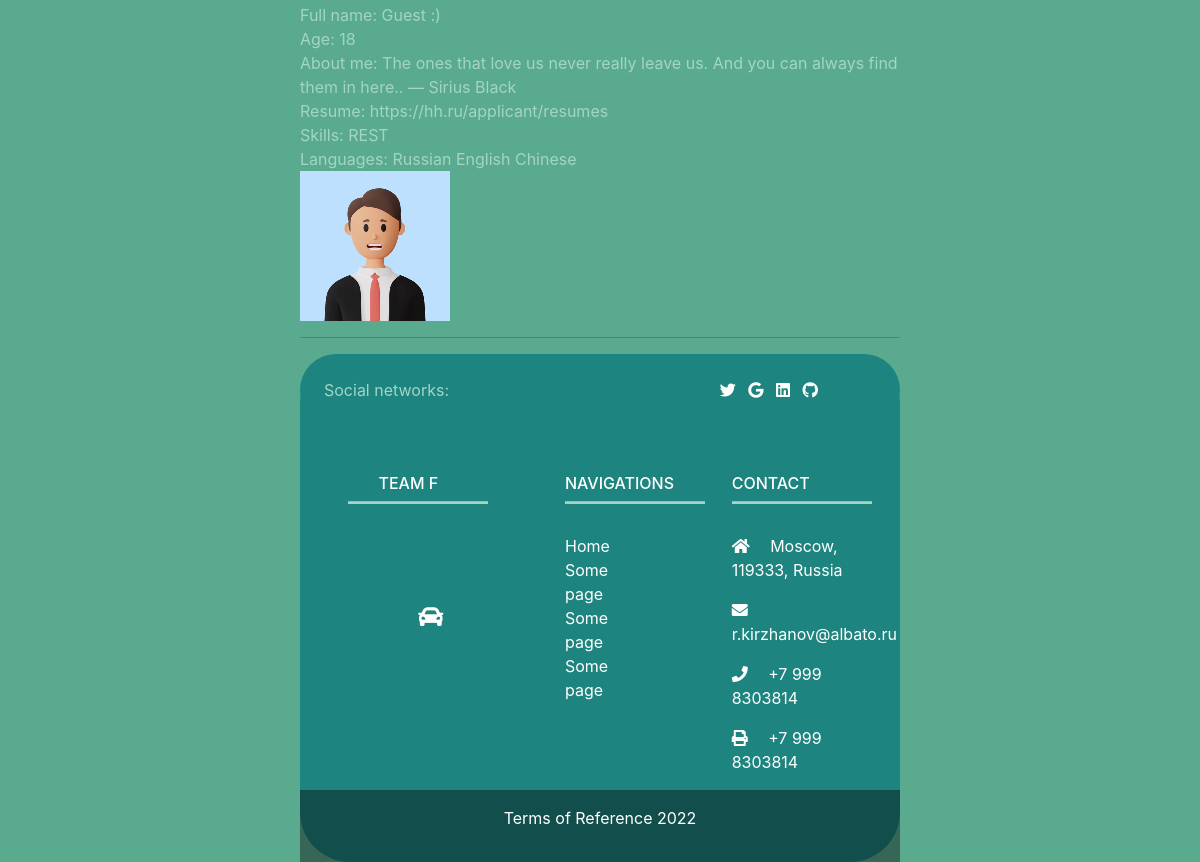
Before: / (lower part) with the older database file.
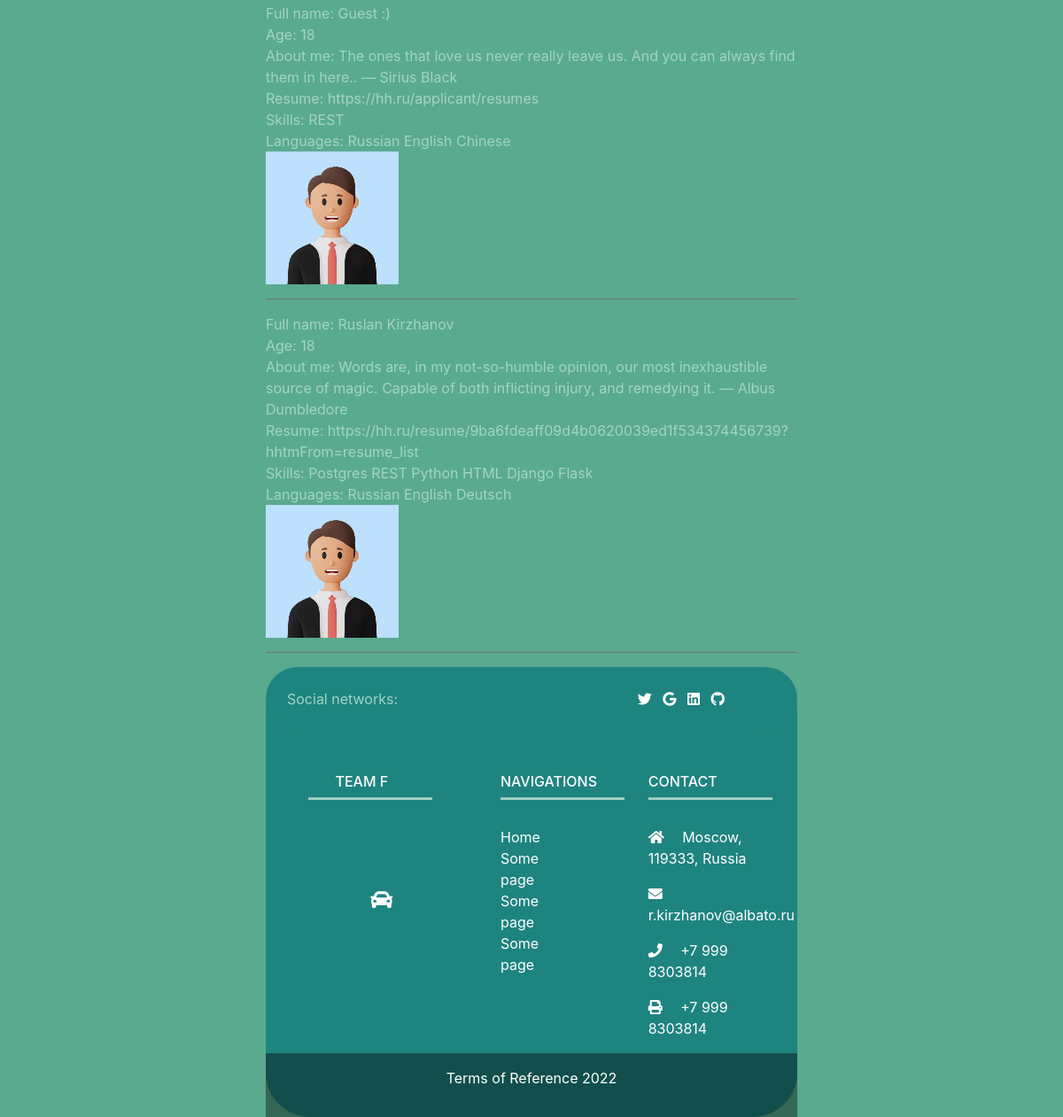
After: the same page with the newer database file.
### users/models.py (models this page shows, shortened)
class User(AbstractBaseUser):
    email = models.EmailField(max_length=255, unique=True, verbose_name='Email')
    name = models.CharField(max_length=50, verbose_name='Name', default='Guest')
    surname = models.CharField(max_length=50, verbose_name='Surname', default=':)')
    age = models.IntegerField(default=18, verbose_name='Age')
    about = models.TextField(verbose_name='About me', default=random.choice(quote))
    languages = models.ManyToManyField(Language, blank=True, verbose_name='Languages')
    basic_skills = models.ManyToManyField(Skills, blank=True, verbose_name='Basic Skills')
    hobby = models.CharField(max_length=250, null=True, blank=True, verbose_name='Hobby')
    photo = models.ImageField('Photo', upload_to='users/photos', default='default.jpg')
    is_active = models.BooleanField(default=True)
    is_admin = models.BooleanField(default=False)
    url = models.URLField(verbose_name='Link', default='https://hh.ru/applicant/resumes')
    objects = UserManager()
    USERNAME_FIELD = 'email'
    def full_name(self):
        return f'{self.name} {self.surname}'
    def all_basic_skills(self):
        basic_skills = [basic_skill.name for basic_skill in self.basic_skills.all()]
        return ' '.join(basic_skills)
    def all_languages(self):
        languages = [language.name for language in self.languages.all()]
        return ' '.join(languages)

class Skills(models.Model):
    name = models.CharField(max_length=40)
    class Meta:
        verbose_name_plural = 'skills'
        verbose_name = 'skill'

class Language(models.Model):
    name = models.CharField(max_length=40)
    class Meta:
        verbose_name_plural = 'languages'
        verbose_name = 'language'

### users/views.py (the view)
# urls.py: path('', views.all_users, name='home'),
def all_users(request):
    users = User.objects.all()
    context = {
        "users": users
    }
    return render(request, 'home.html', context)

### templates/home.html (shortened to what this page needs)
{% extends 'base.html' %}
{% block content %}
    {% for user in users %}
        {% if not user.is_admin  %}
            Full name: {{ user.full_name }}<br>
            Age: {{ user.age }}<br>
            About me: {{ user.about }}<br>
            Resume: {{ user.url }}<br>
            Skills: {{ user.all_basic_skills }}<br>
            Languages: {{ user.all_languages }}<br>
            {% if user.hobby %}Hobby - {{ user.hobby }}<br>{% endif %}
            {% if user.photo %}<img src="{{ user.photo.url }}" alt="{{ user.name }}">{% endif %}<br>
            <hr size="4" width="100%" noshade style="color:#000000" align="left" />
        {% endif %}
    {% endfor %}
{% endblock %}

Changed rows visible on the page:
added User: full_name "Ruslan Kirzhanov", age "18", about "Words are, in my not-so-humble opinion, our most inexhaustible source of magic. Capable of both inflicting injury, and remedying it. — Albus Dumbledore", url "https://hh.ru/resume/9ba6fdeaff09d4b0620039ed1f534374456739?hhtmFrom=resume_list", all_basic_skills "Postgres REST Python HTML Django Flask", all_languages "Russian English Deutsch", photo (placeholder picture)
